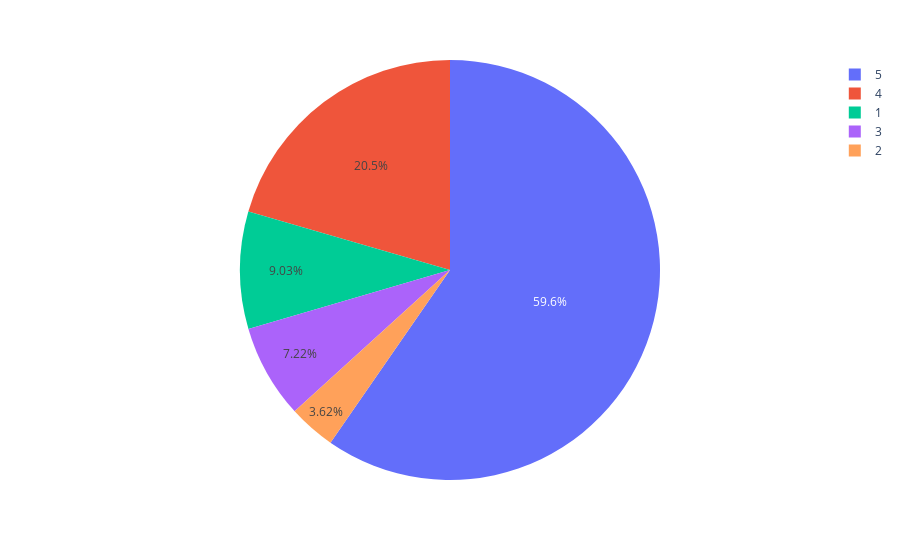

Write notebook code for a chart like this one.
### Code cell
# Data Visualisation
ratings=data['rating'].value_counts()
categories=ratings.index
quantities=ratings.values

import plotly.express as px
figure=px.pie(data, 
             values=quantities,
             names=categories)

figure.show()

### Figure 1 — Plotly figure (JSON) as saved in the notebook; plotly's stock layout.template omitted (floating-point values rounded to 4 significant figures)
{"data": [{"domain": {"x": [0, 1], "y": [0, 1]}, "hovertemplate": "label=%{label}<br>value=%{value}<extra></extra>", "labels": [5, 4, 1, 3, 2], "legendgroup": "", "name": "", "showlegend": true, "type": "pie", "values": [5080, 1746, 769, 615, 308]}], "layout": {"legend": {"tracegroupgap": 0}, "margin": {"t": 60}}}
